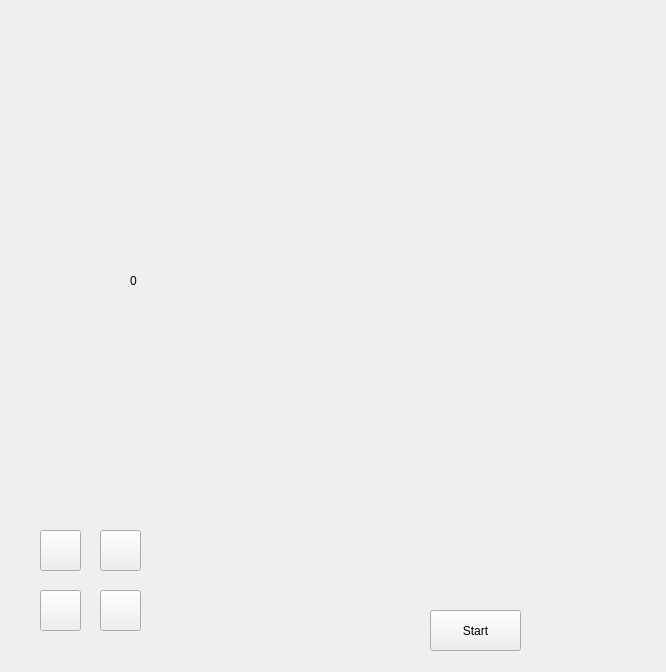
<?xml version="1.0" encoding="UTF-8"?>
<ui version="4.0">
 <class>MainWindow</class>
 <widget class="QMainWindow" name="MainWindow">
  <property name="geometry">
   <rect>
    <x>0</x>
    <y>0</y>
    <width>666</width>
    <height>672</height>
   </rect>
  </property>
  <property name="windowTitle">
   <string>MainWindow</string>
  </property>
  <property name="styleSheet">
   <string notr="true">image: url(:/map/resourse/map/map.png);</string>
  </property>
  <widget class="QWidget" name="centralWidget">
   <widget class="QLabel" name="label">
    <property name="geometry">
     <rect>
      <x>520</x>
      <y>530</y>
      <width>41</width>
      <height>41</height>
     </rect>
    </property>
    <property name="styleSheet">
     <string notr="true">image: url(:/fly/resourse/fly/fly_blue.png);</string>
    </property>
    <property name="text">
     <string/>
    </property>
   </widget>
   <widget class="QLabel" name="label_2">
    <property name="geometry">
     <rect>
      <x>580</x>
      <y>530</y>
      <width>41</width>
      <height>41</height>
     </rect>
    </property>
    <property name="styleSheet">
     <string notr="true">image: url(:/fly/resourse/fly/fly_blue.png);</string>
    </property>
    <property name="text">
     <string/>
    </property>
   </widget>
   <widget class="QLabel" name="label_3">
    <property name="geometry">
     <rect>
      <x>520</x>
      <y>590</y>
      <width>41</width>
      <height>41</height>
     </rect>
    </property>
    <property name="styleSheet">
     <string notr="true">image: url(:/fly/resourse/fly/fly_blue.png);</string>
    </property>
    <property name="text">
     <string/>
    </property>
   </widget>
   <widget class="QLabel" name="label_4">
    <property name="geometry">
     <rect>
      <x>580</x>
      <y>590</y>
      <width>41</width>
      <height>41</height>
     </rect>
    </property>
    <property name="styleSheet">
     <string notr="true">image: url(:/fly/resourse/fly/fly_blue.png);</string>
    </property>
    <property name="text">
     <string/>
    </property>
   </widget>
   <widget class="QPushButton" name="pushButton">
    <property name="geometry">
     <rect>
      <x>40</x>
      <y>530</y>
      <width>41</width>
      <height>41</height>
     </rect>
    </property>
    <property name="styleSheet">
     <string notr="true">image: url(:/fly/resourse/fly/fly_yellow.png);
background-image: url(:/fly/resourse/fly/fly_yellow.png);</string>
    </property>
    <property name="text">
     <string/>
    </property>
   </widget>
   <widget class="QPushButton" name="pushButton_2">
    <property name="geometry">
     <rect>
      <x>100</x>
      <y>530</y>
      <width>41</width>
      <height>41</height>
     </rect>
    </property>
    <property name="styleSheet">
     <string notr="true">background-image: url(:/fly/resourse/fly/fly_yellow.png);
image: url(:/fly/resourse/fly/fly_yellow.png);</string>
    </property>
    <property name="text">
     <string/>
    </property>
   </widget>
   <widget class="QPushButton" name="pushButton_3">
    <property name="geometry">
     <rect>
      <x>40</x>
      <y>590</y>
      <width>41</width>
      <height>41</height>
     </rect>
    </property>
    <property name="styleSheet">
     <string notr="true">background-image: url(:/fly/resourse/fly/fly_yellow.png);
image: url(:/fly/resourse/fly/fly_yellow.png);</string>
    </property>
    <property name="text">
     <string/>
    </property>
   </widget>
   <widget class="QPushButton" name="pushButton_4">
    <property name="geometry">
     <rect>
      <x>100</x>
      <y>590</y>
      <width>41</width>
      <height>41</height>
     </rect>
    </property>
    <property name="styleSheet">
     <string notr="true">background-image: url(:/fly/resourse/fly/fly_yellow.png);
image: url(:/fly/resourse/fly/fly_yellow.png);</string>
    </property>
    <property name="text">
     <string/>
    </property>
   </widget>
   <widget class="QLabel" name="label_5">
    <property name="geometry">
     <rect>
      <x>40</x>
      <y>50</y>
      <width>41</width>
      <height>41</height>
     </rect>
    </property>
    <property name="styleSheet">
     <string notr="true">image: url(:/fly/resourse/fly/fly_green.png);</string>
    </property>
    <property name="text">
     <string/>
    </property>
   </widget>
   <widget class="QLabel" name="label_6">
    <property name="geometry">
     <rect>
      <x>100</x>
      <y>50</y>
      <width>41</width>
      <height>41</height>
     </rect>
    </property>
    <property name="styleSheet">
     <string notr="true">image: url(:/fly/resourse/fly/fly_green.png);</string>
    </property>
    <property name="text">
     <string/>
    </property>
   </widget>
   <widget class="QLabel" name="label_7">
    <property name="geometry">
     <rect>
      <x>40</x>
      <y>100</y>
      <width>41</width>
      <height>41</height>
     </rect>
    </property>
    <property name="styleSheet">
     <string notr="true">image: url(:/fly/resourse/fly/fly_green.png);</string>
    </property>
    <property name="text">
     <string/>
    </property>
   </widget>
   <widget class="QLabel" name="label_8">
    <property name="geometry">
     <rect>
      <x>100</x>
      <y>100</y>
      <width>41</width>
      <height>41</height>
     </rect>
    </property>
    <property name="styleSheet">
     <string notr="true">image: url(:/fly/resourse/fly/fly_green.png);</string>
    </property>
    <property name="text">
     <string/>
    </property>
   </widget>
   <widget class="QLabel" name="label_9">
    <property name="geometry">
     <rect>
      <x>520</x>
      <y>50</y>
      <width>41</width>
      <height>41</height>
     </rect>
    </property>
    <property name="styleSheet">
     <string notr="true">image: url(:/fly/resourse/fly/fly_red.png);</string>
    </property>
    <property name="text">
     <string/>
    </property>
   </widget>
   <widget class="QLabel" name="label_10">
    <property name="geometry">
     <rect>
      <x>570</x>
      <y>50</y>
      <width>51</width>
      <height>41</height>
     </rect>
    </property>
    <property name="styleSheet">
     <string notr="true">image: url(:/fly/resourse/fly/fly_red.png);</string>
    </property>
    <property name="text">
     <string/>
    </property>
   </widget>
   <widget class="QLabel" name="label_11">
    <property name="geometry">
     <rect>
      <x>520</x>
      <y>100</y>
      <width>51</width>
      <height>51</height>
     </rect>
    </property>
    <property name="styleSheet">
     <string notr="true">image: url(:/fly/resourse/fly/fly_red.png);</string>
    </property>
    <property name="text">
     <string/>
    </property>
   </widget>
   <widget class="QLabel" name="label_12">
    <property name="geometry">
     <rect>
      <x>580</x>
      <y>100</y>
      <width>41</width>
      <height>41</height>
     </rect>
    </property>
    <property name="styleSheet">
     <string notr="true">image: url(:/fly/resourse/fly/fly_red.png);</string>
    </property>
    <property name="text">
     <string/>
    </property>
   </widget>
   <widget class="QLabel" name="label_13">
    <property name="geometry">
     <rect>
      <x>130</x>
      <y>260</y>
      <width>1171</width>
      <height>41</height>
     </rect>
    </property>
    <property name="styleSheet">
     <string notr="true">font: 75 26pt &quot;微软雅黑&quot;;</string>
    </property>
    <property name="text">
     <string>0</string>
    </property>
   </widget>
   <widget class="QPushButton" name="pushButton_5">
    <property name="geometry">
     <rect>
      <x>430</x>
      <y>610</y>
      <width>91</width>
      <height>41</height>
     </rect>
    </property>
    <property name="styleSheet">
     <string notr="true">font: 75 italic 14pt &quot;Simplified Arabic Fixed&quot;;</string>
    </property>
    <property name="text">
     <string>Start</string>
    </property>
   </widget>
  </widget>
 </widget>
 <layoutdefault spacing="6" margin="11"/>
 <resources/>
 <connections/>
</ui>
